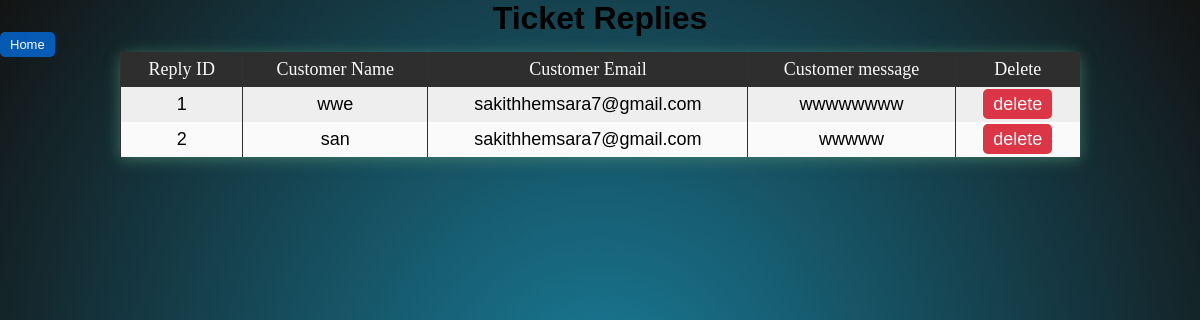
/replyConnect.php, run on the app's committed database.
### tables this page shows
CREATE TABLE `replytable` (
  `ReplyId` int(50) NOT NULL,
  `CustomerName` varchar(50) NOT NULL,
  `CustomerEmail` varchar(50) NOT NULL,
  `Customermessage` varchar(100) NOT NULL
);

### replyConnect.php (the view, shortened to what this page needs)
<head>
  <link rel="stylesheet" href="assets\css\style.css">
</head>
<?php
$dbServer = "localhost";
$dbUser = "root";
$dbPass = "";
$database = "customer_support_system";
$conn = mysqli_connect($dbServer, $dbUser, $dbPass, $database);
echo "<center><h1>Ticket Replies</h1></center>";
$sql = "SELECT * FROM replytable";
$result = mysqli_query($conn, $sql);
echo "<table>";
echo "<tr><th>Reply ID</th><th>Customer Name</th><th>Customer Email</th><th>Customer message</th><th>Delete</th></tr>";
while ($row = mysqli_fetch_assoc($result)) {
    echo "<tr>";
    echo "<td>" . $row["ReplyId"] . "</td>";
    echo "<td>" . $row["CustomerName"] . "</td>";
    echo "<td>" . $row["CustomerEmail"] . "</td>";
    echo "<td>" . $row["Customermessage"] . "</td>";
    echo "<td><a href='replyConnect.php?id=" . $row["ReplyId"] . "' class='btn-delete'>delete</a></td>";
    echo "</tr>";
}
echo '<a href="AdminP.php" class="btn-home">Home</a><br>';
echo "</table>";
?>

### assets/css/style.css (style rules this page uses)
* { margin: 0; padding: 0; font-family: 'Work Sans', sans-serif; font-size: 18px; }
h1 { color: rgb(0, 0, 0); font-size: xx-large; }
.btn-delete { background-color: #dc3545; color: #fff; border: none; padding: 5px 10px; cursor: pointer; text-decoration: none; border-radius: 5px; }
.btn-home { background-color: #007bffab; color: #fff; border: none; padding: 5px 10px; cursor: pointer; font-size: small; text-decoration: none; border-radius: 5px; }
table { margin:0 auto; width: 80%; border-collapse: collapse; border-spacing: 0; box-shadow: 0 2px 15px rgba(83, 147, 115, 0.66); border-radius: 12px 12px 0 0; margin-bottom: 30px; }
td, th { padding: 7px 16px; text-align: center; border-left: 1px solid #313131; }
th { background-color: #000000d0; color: #fafafa; font-family:'Raleway Semibold'; font-weight:lighter; }
tr { width: 100%; background-color: #fafafa; font-family:'Times New Roman', Times, serif; }
tr:nth-child(even) { background-color: #eeeeee; }

### data on the page
replytable: ReplyId "1", CustomerName "wwe", CustomerEmail "sakithhemsara7@gmail.com", Customermessage "wwwwwwww"
replytable: ReplyId "2", CustomerName "san", CustomerEmail "sakithhemsara7@gmail.com", Customermessage "wwwww"
